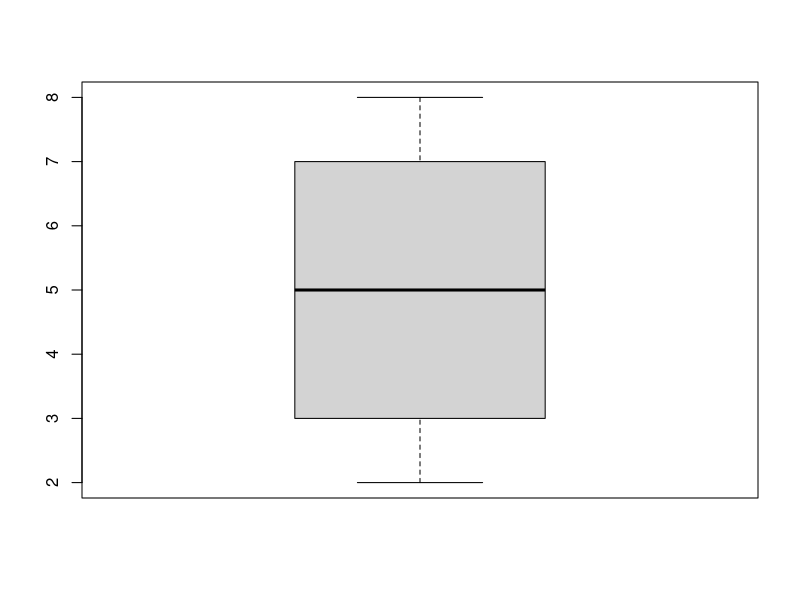
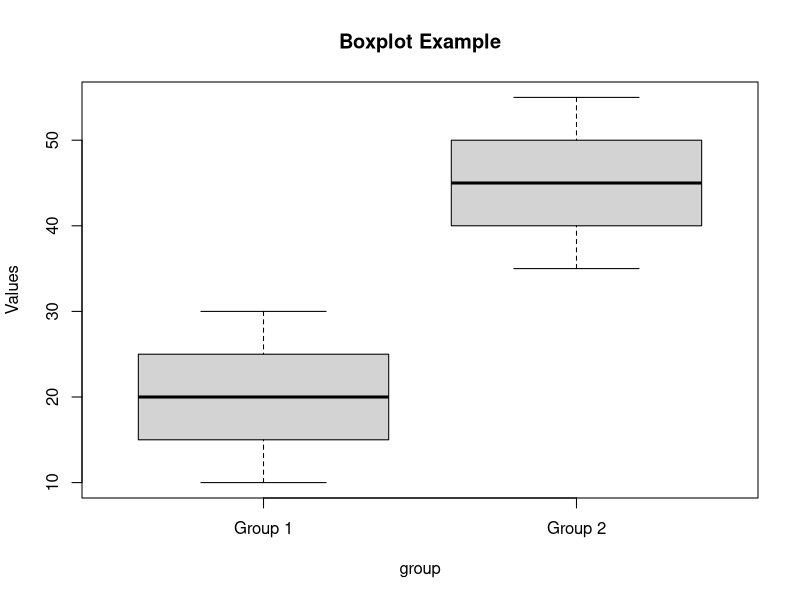

Here is the R script that generated these plots, in order: (Note: this script raises an error after producing the figures.)
# Example data with groups
x=c(2,3,5,7,8)
x
boxplot(x)
group <- rep(c("Group 1", "Group 2"), each = 5)
group
values <- c(10, 15, 20, 25, 30, 35, 40, 45, 50,55)
values

# Create a boxplot with groups
boxplot(values ~ group, main = "Boxplot Example", ylab = "Values")

y=rep(i,f)
y
data("mtcars")
View(mtcars)
?mtcars
# Plot the chart.
boxplot(mpg ~ cyl, data = mtcars, xlab = "Number of Cylinders",
        ylab = "Miles Per Gallon", main = "Mileage Data")
# Load the dataset
data(mtcars)

# Create the box plot
boxplot(disp ~ gear, data = mtcars,
        main = "Displacement by Gear",
        xlab = "Gear",ylab = "Displacement")
x=c(64,44,55,47,65,50,72,54,75,60)
x
boxplot(x,ylab="marks")
five
f=fivenum(x)
f
text(rep(1.3,5),f,labels=c("minimum","Lower quartile","median","Upper quartile","Maximum"))
